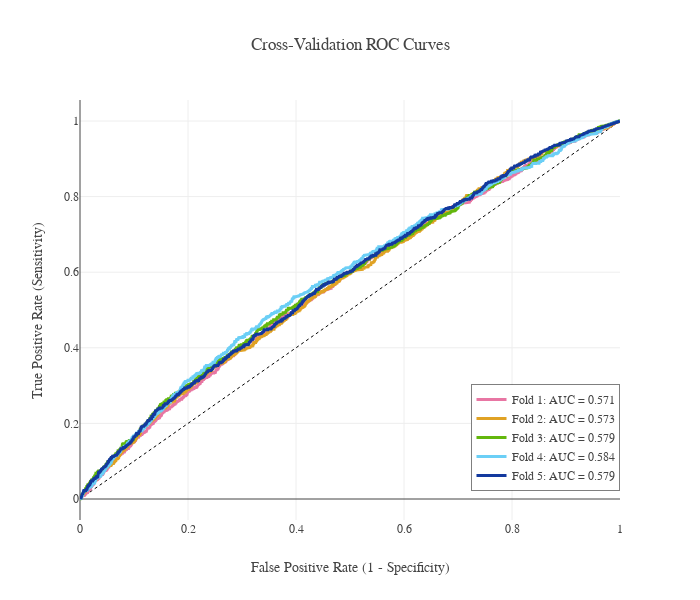

Notebook code for this chart:
### Code cell
def plot_roc(y_val, y_prob):
    #colors=px.colors.qualitative.Prism
    fig = go.Figure(layout=plotly_template['layout'])
    fig.add_trace(go.Scatter(x=np.linspace(0,1,11), y=np.linspace(0,1,11), name='Random Chance', mode='lines', showlegend=False, line=dict(color="Black", width=1, dash="dot")))

    for i in range(len(y_val)):
        y=y_val[i]
        prob=y_prob[i]
        fpr, tpr, _ = roc_curve(y, prob)
        roc_auc = auc(fpr,tpr)
        fig.add_trace(go.Scatter(x=fpr, y=tpr, line=dict(color=color_palette['Cat5'][i], width=3),
                                 hovertemplate = 'True positive rate = %{y:.3f}<br>False positive rate = %{x:.3f}',
                                 name='Fold {}: AUC = {:.3f}'.format(i+1, roc_auc)))

    fig.update_layout(template=plotly_template, title="Cross-Validation ROC Curves",
                      hovermode="x unified", width=700, height=600,
                      xaxis_title='False Positive Rate (1 - Specificity)',
                      yaxis_title='True Positive Rate (Sensitivity)',
                      legend=dict(orientation='v', y=.07, x=1, xanchor="right",
                                  bordercolor="black", borderwidth=.5))
    fig.show()

plot_roc(y_valids, val_preds)

### Figure 1 — Plotly figure (JSON) as saved in the notebook; plotly's stock layout.template omitted (floating-point values rounded to 4 significant figures; data arrays with more than 128 entries replaced by an {"elided": "..."} marker saying what was removed)
{"data": [{"line": {"color": "Black", "dash": "dot", "width": 1}, "mode": "lines", "name": "Random Chance", "showlegend": false, "type": "scatter", "x": [0, 0.1, 0.2, 0.3, 0.4, 0.5, 0.6, 0.7, 0.8, 0.9, 1], "y": [0, 0.1, 0.2, 0.3, 0.4, 0.5, 0.6, 0.7, 0.8, 0.9, 1]}, {"hovertemplate": "True positive rate = %{y:.3f}<br>False positive rate = %{x:.3f}", "line": {"color": "#E876A3", "width": 3}, "name": "Fold 1: AUC = 0.571", "type": "scatter", "x": {"elided": "1972 float values"}, "y": {"elided": "1972 float values"}}, {"hovertemplate": "True positive rate = %{y:.3f}<br>False positive rate = %{x:.3f}", "line": {"color": "#E0A224", "width": 3}, "name": "Fold 2: AUC = 0.573", "type": "scatter", "x": {"elided": "1840 float values"}, "y": {"elided": "1840 float values"}}, {"hovertemplate": "True positive rate = %{y:.3f}<br>False positive rate = %{x:.3f}", "line": {"color": "#63B70D", "width": 3}, "name": "Fold 3: AUC = 0.579", "type": "scatter", "x": {"elided": "1734 float values"}, "y": {"elided": "1734 float values"}}, {"hovertemplate": "True positive rate = %{y:.3f}<br>False positive rate = %{x:.3f}", "line": {"color": "#6BCFF6", "width": 3}, "name": "Fold 4: AUC = 0.584", "type": "scatter", "x": {"elided": "1818 float values"}, "y": {"elided": "1818 float values"}}, {"hovertemplate": "True positive rate = %{y:.3f}<br>False positive rate = %{x:.3f}", "line": {"color": "#13399E", "width": 3}, "name": "Fold 5: AUC = 0.579", "type": "scatter", "x": {"elided": "1831 float values"}, "y": {"elided": "1831 float values"}}], "layout": {"font": {"family": "Franklin Gothic", "size": 12}, "height": 600, "hovermode": "x unified", "legend": {"bordercolor": "black", "borderwidth": 0.5, "orientation": "v", "x": 1, "xanchor": "right", "y": 0.07}, "title": {"text": "Cross-Validation ROC Curves"}, "width": 700, "xaxis": {"title": {"text": "False Positive Rate (1 - Specificity)"}}, "yaxis": {"title": {"text": "True Positive Rate (Sensitivity)"}}}}
